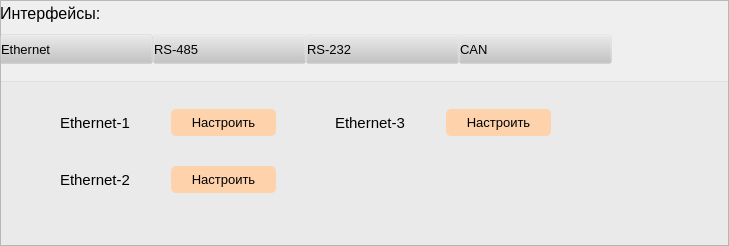
  <widget class="QFrame" name="frame_7">
   <property name="geometry">
    <rect>
     <x>405</x>
     <y>44</y>
     <width>729</width>
     <height>246</height>
    </rect>
   </property>
   <property name="frameShape">
    <enum>QFrame::StyledPanel</enum>
   </property>
   <property name="frameShadow">
    <enum>QFrame::Raised</enum>
   </property>
   <widget class="QLabel" name="label_8">
    <property name="geometry">
     <rect>
      <x>0</x>
      <y>0</y>
      <width>168</width>
      <height>27</height>
     </rect>
    </property>
    <property name="font">
     <font>
      <pointsize>12</pointsize>
     </font>
    </property>
    <property name="text">
     <string>Интерфейсы:</string>
    </property>
   </widget>
   <widget class="QPushButton" name="pushButton">
    <property name="geometry">
     <rect>
      <x>0</x>
      <y>34</y>
      <width>153</width>
      <height>30</height>
     </rect>
    </property>
    <property name="font">
     <font>
      <pointsize>10</pointsize>
     </font>
    </property>
    <property name="styleSheet">
     <string notr="true">QPushButton {
	text-align: left;
	border-color: rgba(196, 196, 196, 30);
	background-color: rgba(196, 196, 196, 30);
}</string>
    </property>
    <property name="text">
     <string>Ethernet</string>
    </property>
   </widget>
   <widget class="QPushButton" name="pushButton_2">
    <property name="geometry">
     <rect>
      <x>153</x>
      <y>34</y>
      <width>153</width>
      <height>30</height>
     </rect>
    </property>
    <property name="font">
     <font>
      <pointsize>10</pointsize>
     </font>
    </property>
    <property name="styleSheet">
     <string notr="true">QPushButton {
	text-align: left;
	border-color: rgba(196, 196, 196, 30);
	background-color: rgba(196, 196, 196, 15);
}</string>
    </property>
    <property name="text">
     <string>RS-485</string>
    </property>
   </widget>
   <widget class="QPushButton" name="pushButton_3">
    <property name="geometry">
     <rect>
      <x>459</x>
      <y>34</y>
      <width>153</width>
      <height>30</height>
     </rect>
    </property>
    <property name="font">
     <font>
      <pointsize>10</pointsize>
     </font>
    </property>
    <property name="styleSheet">
     <string notr="true">QPushButton {
	text-align: left;
	border-color: rgba(196, 196, 196, 30);
	background-color: rgba(196, 196, 196, 15);
}</string>
    </property>
    <property name="text">
     <string>CAN</string>
    </property>
   </widget>
   <widget class="QPushButton" name="pushButton_4">
    <property name="geometry">
     <rect>
      <x>306</x>
      <y>34</y>
      <width>153</width>
      <height>30</height>
     </rect>
    </property>
    <property name="font">
     <font>
      <pointsize>10</pointsize>
     </font>
    </property>
    <property name="styleSheet">
     <string notr="true">QPushButton {
	text-align: left;
	border-color: rgba(196, 196, 196, 30);
	background-color: rgba(196, 196, 196, 15);
}</string>
    </property>
    <property name="text">
     <string>RS-232</string>
    </property>
   </widget>
   <widget class="QFrame" name="frame_8">
    <property name="geometry">
     <rect>
      <x>0</x>
      <y>81</y>
      <width>729</width>
      <height>165</height>
     </rect>
    </property>
    <property name="styleSheet">
     <string notr="true">QFrame {
	background-color: rgba(196, 196, 196, 30);
}</string>
    </property>
    <property name="frameShape">
     <enum>QFrame::StyledPanel</enum>
    </property>
    <property name="frameShadow">
     <enum>QFrame::Raised</enum>
    </property>
    <widget class="QFrame" name="frame_9">
     <property name="geometry">
      <rect>
       <x>60</x>
       <y>28</y>
       <width>216</width>
       <height>27</height>
      </rect>
     </property>
     <property name="styleSheet">
      <string notr="true">QFrame {
	background-color: transparent;
}</string>
     </property>
     <property name="frameShape">
      <enum>QFrame::StyledPanel</enum>
     </property>
     <property name="frameShadow">
      <enum>QFrame::Raised</enum>
     </property>
     <widget class="QLabel" name="label_9">
      <property name="geometry">
       <rect>
        <x>0</x>
        <y>0</y>
        <width>111</width>
        <height>27</height>
       </rect>
      </property>
      <property name="font">
       <font>
        <pointsize>11</pointsize>
       </font>
      </property>
      <property name="text">
       <string>Ethernet-1</string>
      </property>
     </widget>
     <widget class="QPushButton" name="pushButton_5">
      <property name="geometry">
       <rect>
        <x>111</x>
        <y>0</y>
        <width>105</width>
        <height>27</height>
       </rect>
      </property>
      <property name="font">
       <font>
        <pointsize>10</pointsize>
       </font>
      </property>
      <property name="cursor">
       <cursorShape>PointingHandCursor</cursorShape>
      </property>
      <property name="styleSheet">
       <string notr="true">QPushButton {
	background-color: #FED2AA;
	border: none;
	border-radius: 5px;
}</string>
      </property>
      <property name="text">
       <string>Настроить</string>
      </property>
     </widget>
    </widget>
    <widget class="QFrame" name="frame_10">
     <property name="geometry">
      <rect>
       <x>60</x>
       <y>85</y>
       <width>216</width>
       <height>27</height>
      </rect>
     </property>
     <property name="styleSheet">
      <string notr="true">QFrame {
	background-color: transparent;
}</string>
     </property>
     <property name="frameShape">
      <enum>QFrame::StyledPanel</enum>
     </property>
     <property name="frameShadow">
      <enum>QFrame::Raised</enum>
     </property>
     <widget class="QLabel" name="label_10">
      <property name="geometry">
       <rect>
        <x>0</x>
        <y>0</y>
        <width>111</width>
        <height>27</height>
       </rect>
      </property>
      <property name="font">
       <font>
        <pointsize>11</pointsize>
       </font>
      </property>
      <property name="text">
       <string>Ethernet-2</string>
      </property>
     </widget>
     <widget class="QPushButton" name="pushButton_6">
      <property name="geometry">
       <rect>
        <x>111</x>
        <y>0</y>
        <width>105</width>
        <height>27</height>
       </rect>
      </property>
      <property name="font">
       <font>
        <pointsize>10</pointsize>
       </font>
      </property>
      <property name="cursor">
       <cursorShape>PointingHandCursor</cursorShape>
      </property>
      <property name="styleSheet">
       <string notr="true">QPushButton {
	background-color: #FED2AA;
	border: none;
	border-radius: 5px;
}</string>
      </property>
      <property name="text">
       <string>Настроить</string>
      </property>
     </widget>
    </widget>
    <widget class="QFrame" name="frame_11">
     <property name="geometry">
      <rect>
       <x>335</x>
       <y>28</y>
       <width>216</width>
       <height>27</height>
      </rect>
     </property>
     <property name="styleSheet">
      <string notr="true">QFrame {
	background-color: transparent;
}</string>
     </property>
     <property name="frameShape">
      <enum>QFrame::StyledPanel</enum>
     </property>
     <property name="frameShadow">
      <enum>QFrame::Raised</enum>
     </property>
     <widget class="QLabel" name="label_11">
      <property name="geometry">
       <rect>
        <x>0</x>
        <y>0</y>
        <width>111</width>
        <height>27</height>
       </rect>
      </property>
      <property name="font">
       <font>
        <pointsize>11</pointsize>
       </font>
      </property>
      <property name="text">
       <string>Ethernet-3</string>
      </property>
     </widget>
     <widget class="QPushButton" name="pushButton_7">
      <property name="geometry">
       <rect>
        <x>111</x>
        <y>0</y>
        <width>105</width>
        <height>27</height>
       </rect>
      </property>
      <property name="font">
       <font>
        <pointsize>10</pointsize>
       </font>
      </property>
      <property name="cursor">
       <cursorShape>PointingHandCursor</cursorShape>
      </property>
      <property name="styleSheet">
       <string notr="true">QPushButton {
	background-color: #FED2AA;
	border: none;
	border-radius: 5px;
}</string>
      </property>
      <property name="text">
       <string>Настроить</string>
      </property>
     </widget>
    </widget>
   </widget>
  </widget>
